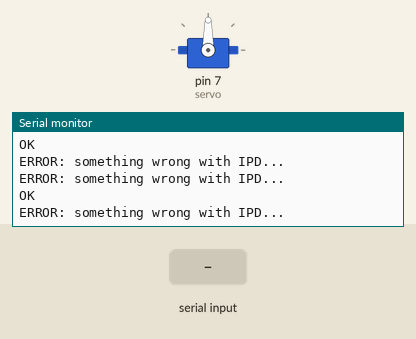
Recording of a sketch running on a simulated Arduino Uno, built with avr-gcc and run on an emulated ATmega328P. On the bench: servo, the last lines printed to the serial monitor. The test bench sets the inputs (shaded band). The modem accepts every AT command (registered, SIM ready, sends succeed) and sends nothing else.

Above: at 4.4 s.
4.5 s: "+IPD,\n" received over the second serial link
At 5.7 s:
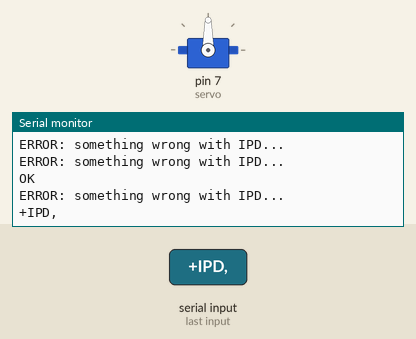
6.0 s: "RESCHED\n" received over the second serial link
At 7.2 s:
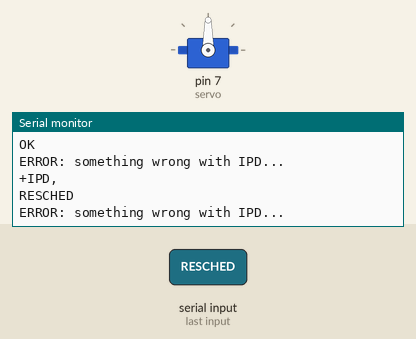
7.5 s: "SERV\n" received over the second serial link
At 8.3 s:
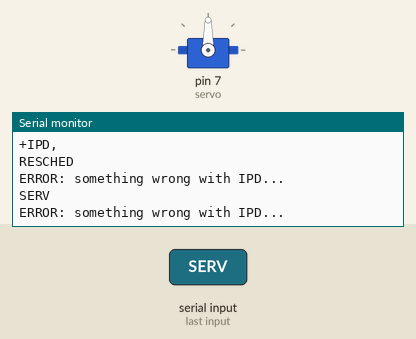

Measured:
- after the input at 4.5 s, the serial monitor: prints a new line at once (image 1)
- after the input at 6.0 s, the serial monitor: prints a new line at once (image 2)
- after the input at 7.5 s, the serial monitor: prints a new line at once (image 3)

The sketch:

pz_min.ino
```cpp
#include <SoftwareSerial.h>
#include <Servo.h>

SoftwareSerial esp8266(2,3); // make RX Arduino line is pin 2, make TX Arduino line is pin 3.
                             // This means that you need to connect the TX line from the esp to the Arduino's pin 2
                             // and the RX line from the esp to the Arduino's pin 3
Servo servo;
char cmd_buffer[128];
void setup()
{
  Serial.begin(9600);
  esp8266.begin(9600); // your esp's baud rate might be different
  servo.attach(7);
  delay(3000);
  Serial.println("Starting");
  esp8266.print("AT\r\n");
  delay(100);
  esp8266.print("AT+CIPMUX=1\r\n");
  delay(100);
  esp8266.print("AT+CIPSERVER=1,1001\r\n");
}

void loop() { // run over and over
  if (esp8266.available()) {
    parser();
  //Serial.write(esp8266.read());
  }
  if (Serial.available()) {
    esp8266.write(Serial.read());
  }
}

void cccmd_parser(char *);

void parser()
{
  byte nread = esp8266.readBytesUntil('\n', cmd_buffer, 127);
  cmd_buffer[nread] = '\0';
  char *findcr = strchr(cmd_buffer, '\r');
  if(findcr != NULL){
    *findcr = '\0';
  }
  char *cmd_buf = cmd_buffer;
  Serial.println(cmd_buf);
  if(strncmp(cmd_buf, "+IPD,", 4)){
    strsep(&cmd_buf, ":");
    if(cmd_buf != NULL){
      cccmd_parser(cmd_buf);
    }else{
      Serial.println("ERROR: something wrong with IPD...");
    }
  }
}

void cccmd_parser(char *cmd_buf)
{
  Serial.print("wifi RECV COMMAND<");
  Serial.print(cmd_buf);
  Serial.println(">");
  char *cmd = strsep(&cmd_buf, " ");
  Serial.print("command arguments <");
  Serial.print(cmd_buf);
  Serial.println(">");
  Serial.print("command <"); Serial.print(cmd); Serial.println(">");
  if(strcmp(cmd, "RESCHED") == 0){
    return;
  }
  if(cmd_buf == NULL){
    Serial.print("ERROR: Unknown single token command <");
    Serial.print(cmd);
    Serial.println('>');
    return;
  }
  if(strstr(cmd, "SERV") != NULL){
    servo.write(atoi(cmd_buf));
    Serial.print("WROTE TO SERVO ");
    Serial.println(atoi(cmd_buf));
  }
}
```
